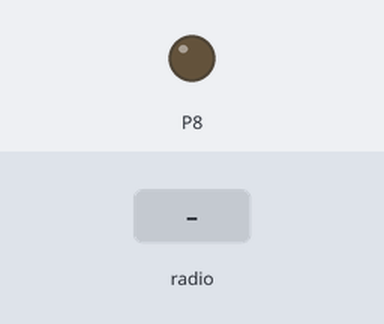
The program below on a simulated BBC micro:bit (MakeCode). On the bench: output pins drawn as LEDs (lit = HIGH). Inputs (shaded band) come from the test bench.

Above: at 1.2 s.
1.3 s: radio message "1" arrives
At 2.2 s:
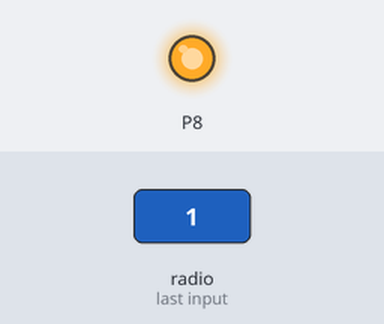
2.8 s: radio message "0" arrives
At 3.4 s:
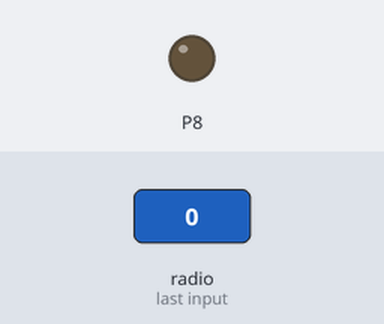
Timing chart, 0 to 5.8 s (numbered marks = the images above; inputs shaded):
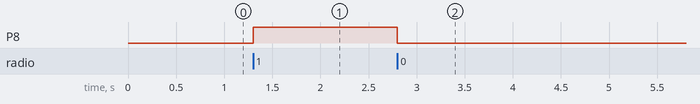

The program:

main.ts
```typescript
radio.onReceivedNumber(function (receivedNumber) {
    if (receivedNumber == 1) {
        pins.digitalWritePin(DigitalPin.P8, 1)
    } else if (receivedNumber == 0) {
        pins.digitalWritePin(DigitalPin.P8, 0)
    }
})
radio.setGroup(1)
```

test.ts
```typescript
// les tests vont ici ; cela ne sera pas compilé si ce paquet est utilisé en tant qu'extension.
```

Measured:
- after the input at 1.3 s, P8: LOW → HIGH at once
- after the input at 2.8 s, P8: HIGH → LOW at once
